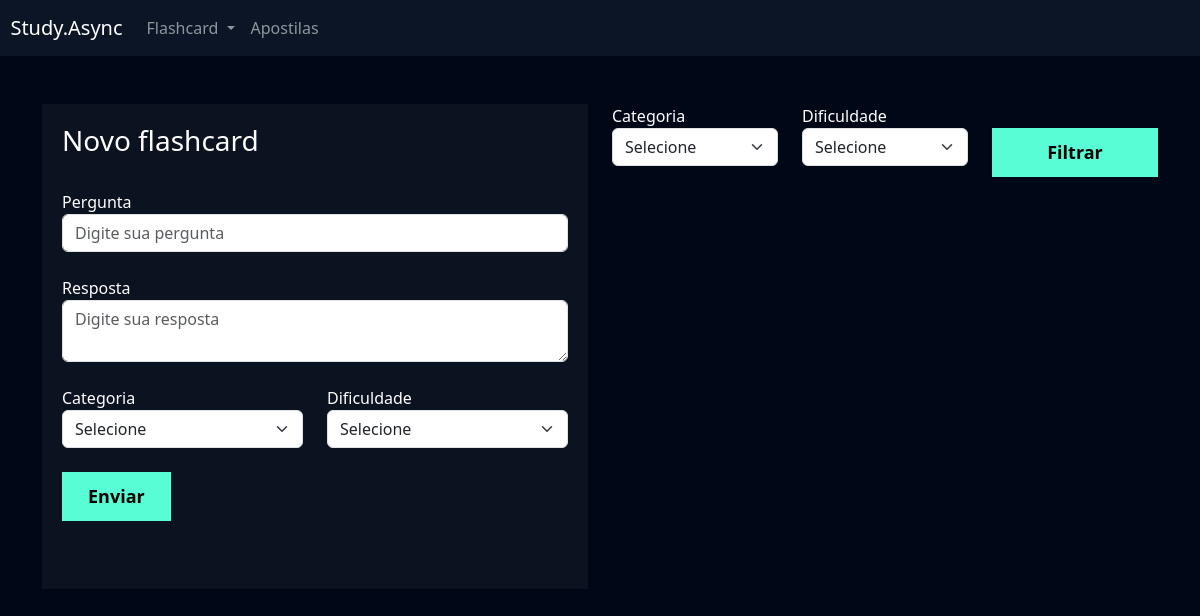
The app's page /flashcard/novo_flashcard/ (signed in), older data.
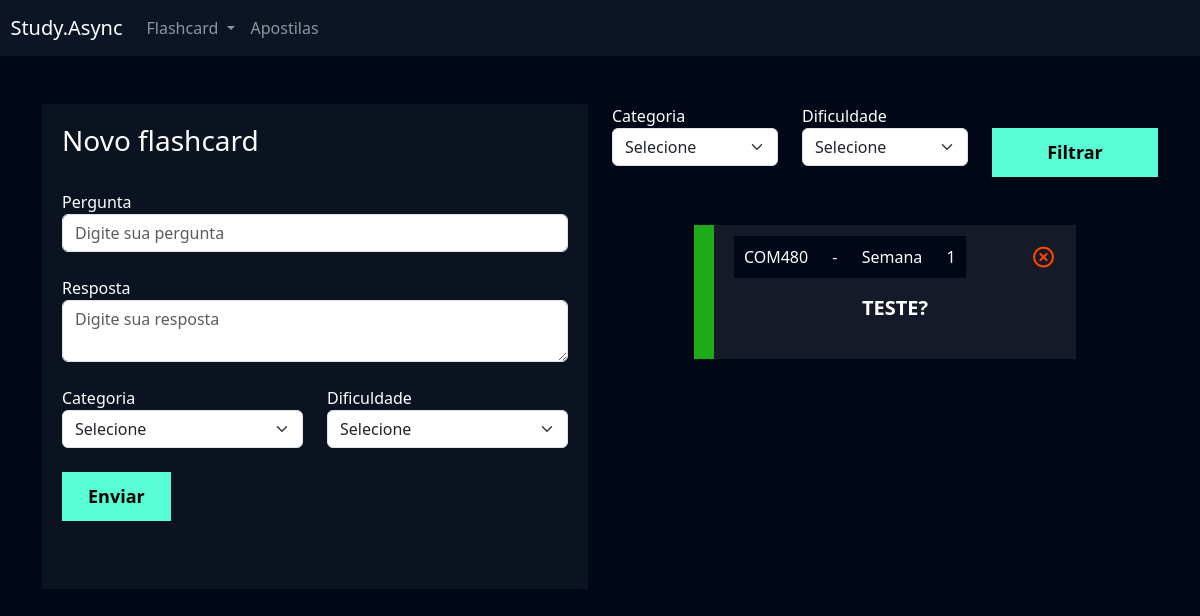
The same page, newer data.
### flashcard/models.py (models this page shows, shortened)
class Flashcard(models.Model):
    DIFICULDADE_CHOICES = (('1', 'Semana 1'), ('2', 'Semana 2'), ('3', 'Semana 3'), ('4', 'Semana 4'), ('5', 'Semana 5'), ('6', 'Semana 6'), ('7', 'Semana 7'))
    user = models.ForeignKey(User, on_delete=models.DO_NOTHING)
    pergunta = models.TextField()
    resposta = models.TextField()
    categoria = models.ForeignKey(Categoria, on_delete=models.DO_NOTHING)
    dificuldade = models.CharField(max_length=1, choices=DIFICULDADE_CHOICES)
    @property
    def css_dificuldade(self):
        if self.dificuldade == '1':
            return 'flashcard-facil'
        elif self.dificuldade == '2':
            return 'flashcard-facil'
        elif self.dificuldade == '3':
            return 'flashcard-medio'
        elif self.dificuldade == '4':
            return 'flashcard-medio'
        elif self.dificuldade == '5':
            return 'flashcard-dificil'
        elif self.dificuldade == '6':
            return 'flashcard-dificil'
        elif self.dificuldade == '7':
            return 'flashcard-dificil'

class Categoria(models.Model):
    nome = models.CharField(max_length=20)
    def __str__(self):
        return self.nome

### flashcard/views.py (the view, shortened to what this page needs)
# urls.py: path('novo_flashcard/', views.novo_flashcard, name='novo_flashcard'),
def novo_flashcard(request):
    if not request.user.is_authenticated:
        return redirect('/usuarios/login')
    if request.method == 'GET':
        categorias = Categoria.objects.all()
        dificuldades = Flashcard.DIFICULDADE_CHOICES
        flashcards = Flashcard.objects.filter(user=request.user)
        categoria_filtrar = request.GET.get('categoria')
        dificuldade_filtrar = request.GET.get('dificuldade')
        if categoria_filtrar:
            flashcards = flashcards.filter(categoria__id=categoria_filtrar)
        if dificuldade_filtrar:
            flashcards = flashcards.filter(dificuldade=dificuldade_filtrar)
        return render(
            request,
            'novo_flashcard.html',
            {
                'categorias': categorias,
                'dificuldades': dificuldades,
                'flashcards': flashcards,
            }
        )

### flashcard/templates/novo_flashcard.html (shortened to what the changed rows need)
{% extends "base.html" %}
{% load static %}
{% block 'cabecalho' %}
    <link href="{% static 'usuarios/css/cadastro.css' %}" rel="stylesheet">
    <link href='https://unpkg.com/boxicons@2.1.4/css/boxicons.min.css' rel='stylesheet'>
    <link href="{% static 'flashcard/css/novo_flashcard.css' %}" rel="stylesheet">
{% endblock 'cabecalho' %}
{% block 'conteudo' %}
    <div class="container">
        <br>
        <br>
        <div class="row">
            <div class="col-md">
                <br>
                <br>
                {% for flash in flashcards %}
                    <div class="box-new-flashcard"  onclick="flip_card({{flash.id}})">
                        <div class="flashcard {{flash.css_dificuldade}}">
                            <div class="flashcard-categoria">
                                {{flash.categoria}}
                            </div>
                            <div class="flashcard-categoria">
                                -
                            </div>
                            <div class="flashcard-categoria">
                                Semana
                            </div>
                            <div class="flashcard-categoria">
                                {{flash.dificuldade}}
                            </div>
                            <a href="{% url 'deletar_flashcard' flash.id %}"><i class='icone-exit bx bx-x-circle'></i></a>
                            <br>
                            <br>
                            <div class="flashcard-box-item">
                                <p class="flashcard-item">{{flash.pergunta}}</p>
                            </div>
                        </div>
                    </div>
                    <br>
                    <br>
                {% endfor %}
            </div>
        </div>
    </div>
{% endblock 'conteudo' %}

Row changes from the older to the newer data that the page shows:
added Flashcard: categoria "COM480", dificuldade "1", pergunta "TESTE?"
